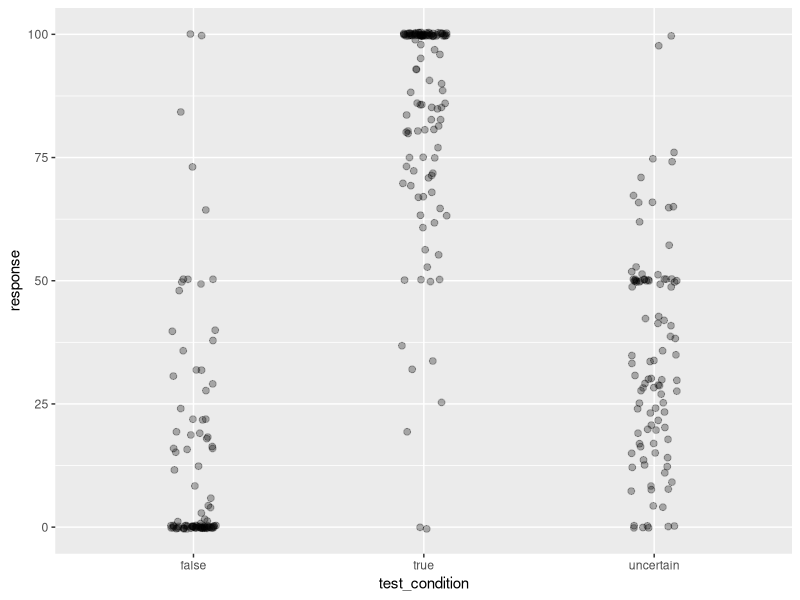
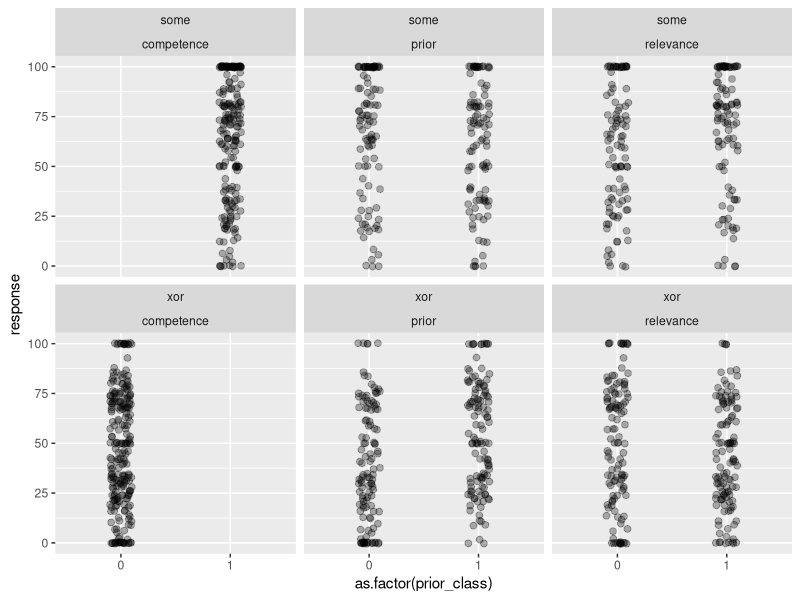
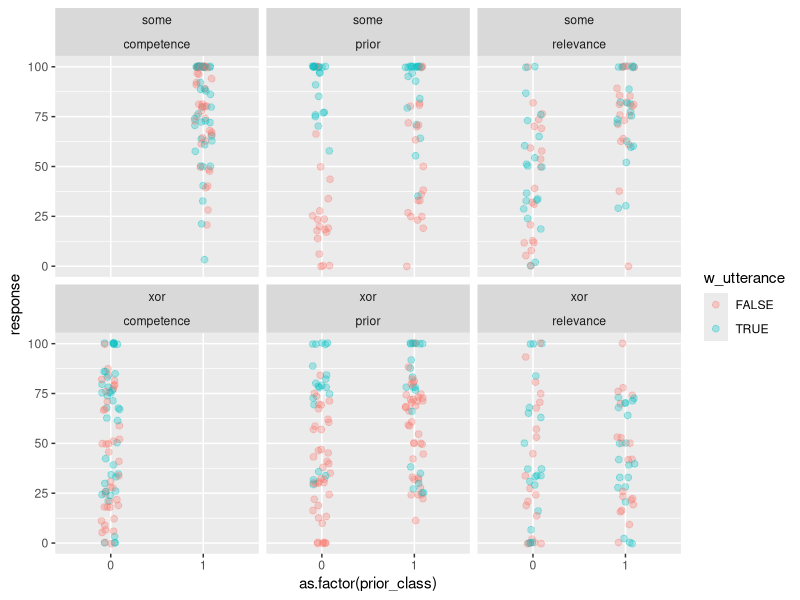

Write R code to recreate these figures, in order.
## ---- chunk 1
library(tidyverse)
## ---- chunk 2
knitr::opts_chunk$set(echo = TRUE)
## ---- chunk 3
#d_raw <- read_csv("~/Documents/Research/XOR/results_58_xor-some-Prolific-pilot1_N10.csv")
# remove IDs
#d_raw %>% select(-prolific_id) %>% write_csv("../data/pilots/results_58_xor-some-Prolific-pilot1_N10.csv") 
## ---- chunk 4
d <- read_csv("../data/pilots/results_58_xor-some-Prolific-pilot1_N10.csv")
## ---- chunk 5
d %>% distinct(comments)
## ---- chunk 6
d %>% distinct(languages)
# exclude non-natives if necessary
d_native <- d

d_native %>% pull(age) %>% mean(., na.rm = T) 
d_native %>% count(gender) %>% mutate(n = n/88)
## ---- chunk 7
# check xor/some vs. trial type
d_native %>% count(main_type, condition) 
# check xor/some vs. experimental condition
d_native %>% count(main_type, exp_condition)
# count items used
d_native %>% count(title)
## ---- chunk 8
d_native %>% group_by(submission_id) %>% count(response) %>% View()
d_main <- d_native %>% filter(trial_name != "example")
d_exmpl <- d_native %>% filter(trial_name == "example")
d_critical <- d_main %>% filter(condition == "critical")

# get overall mean ratings / subject
d_native %>% group_by(submission_id) %>% summarise(mean_rating = mean(response)) %>% arrange(mean_rating)
## ---- chunk 9
d_test <- d_main %>% rowwise() %>% filter(condition == "test") %>% 
  mutate(test_condition = substr(test_question, 6, 9),
         test_condition = ifelse(test_condition == "fals", "false", 
                                 ifelse(test_condition == "unce", "uncertain",
                                        test_condition)))

d_test %>% 
  ggplot(., aes(x = test_condition, y = response)) +
  geom_point(size = 2, alpha = 0.3, position = position_jitter(width = 0.1))
# add mean / CI
## ---- chunk 10
d_critical <- d_critical %>% 
  pivot_longer(c(competence, relevance, prior), 
               names_to = "class_condition", 
               values_to = "prior_class")
d_critical %>% 
  filter(block != "xor" & block != "some") %>%
  ggplot(., aes(x = as.factor(prior_class), y = response)) +
  geom_point(size = 2, alpha = 0.3, position = position_jitter(width = 0.1)) +
    facet_wrap(main_type~class_condition)
## ---- chunk 11
# add info to already record this
d_critical <- d_critical %>% 
  mutate(w_utterance = ifelse(is.na(critical_question), F, T),
         block = ifelse(block == "comp", "competence", 
                        ifelse(block == "rel", "relevance", "prior")))

d_critical %>% 
  filter(block != "xor" & block != "some") %>%
  filter(block == class_condition) %>%
  ggplot(., aes(x = as.factor(prior_class), y = response, color = w_utterance)) +
  geom_point(size = 2, alpha = 0.3, position = position_jitter(width = 0.1)) +
    facet_wrap(main_type~class_condition) # get ratings from the respective trials only 
# use block for getting the actual correct ratings, but class_condition for subsetting the prior classification fo the respective predictor 

# some condition was wrongly recorded as pri
d_critical %>% 
     filter(block != "xor" & block != "some") %>%
     filter(block == class_condition) %>% filter(block == "prior" & w_utterance == T) %>% View()
 
